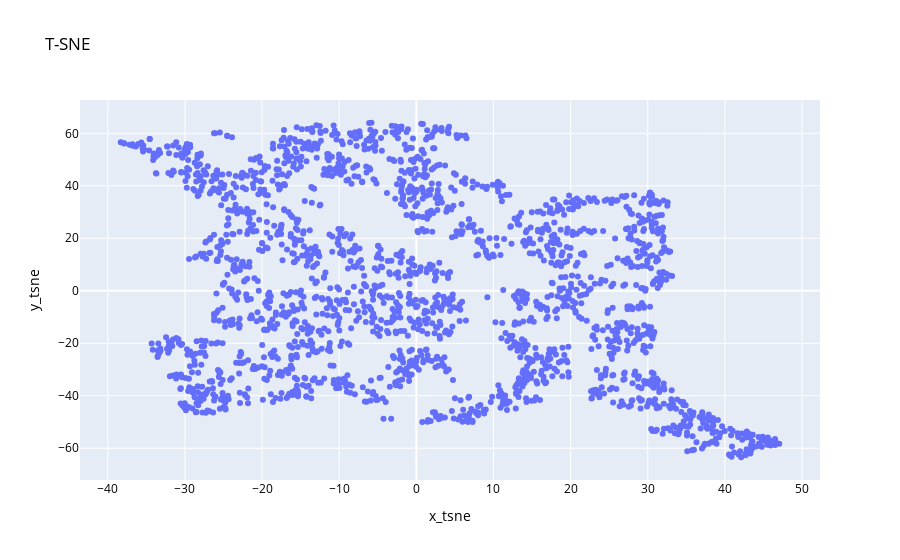

The code cell stored with this chart in its notebook:
### Code cell
# Gráfico de las componentes obtenidas en la reducción de dimensionalidad
fig = go.Figure()


fig.add_trace(go.Scatter(x=tsna_features['x_tsne'], y=tsna_features['y_tsne'],
                    mode='markers'))

fig.update_layout(
    title = "T-SNE",
    xaxis_title = 'x_tsne',
    yaxis_title = 'y_tsne',
    font=dict(
        size=12,
        color="black"
    )
)      
fig.show()

### Figure 1 — Plotly figure (JSON) as saved in the notebook; plotly's stock layout.template omitted (floating-point values rounded to 4 significant figures; data arrays with more than 128 entries replaced by an {"elided": "..."} marker saying what was removed)
{"data": [{"mode": "markers", "type": "scatter", "x": {"elided": "2083 float values"}, "y": {"elided": "2083 float values"}}], "layout": {"autosize": true, "font": {"color": "black", "size": 12}, "title": {"text": "T-SNE"}, "xaxis": {"autorange": true, "range": [-43.37, 52.09], "title": {"text": "x_tsne"}, "type": "linear"}, "yaxis": {"autorange": true, "range": [-73.96, 74.54], "title": {"text": "y_tsne"}, "type": "linear"}}}
